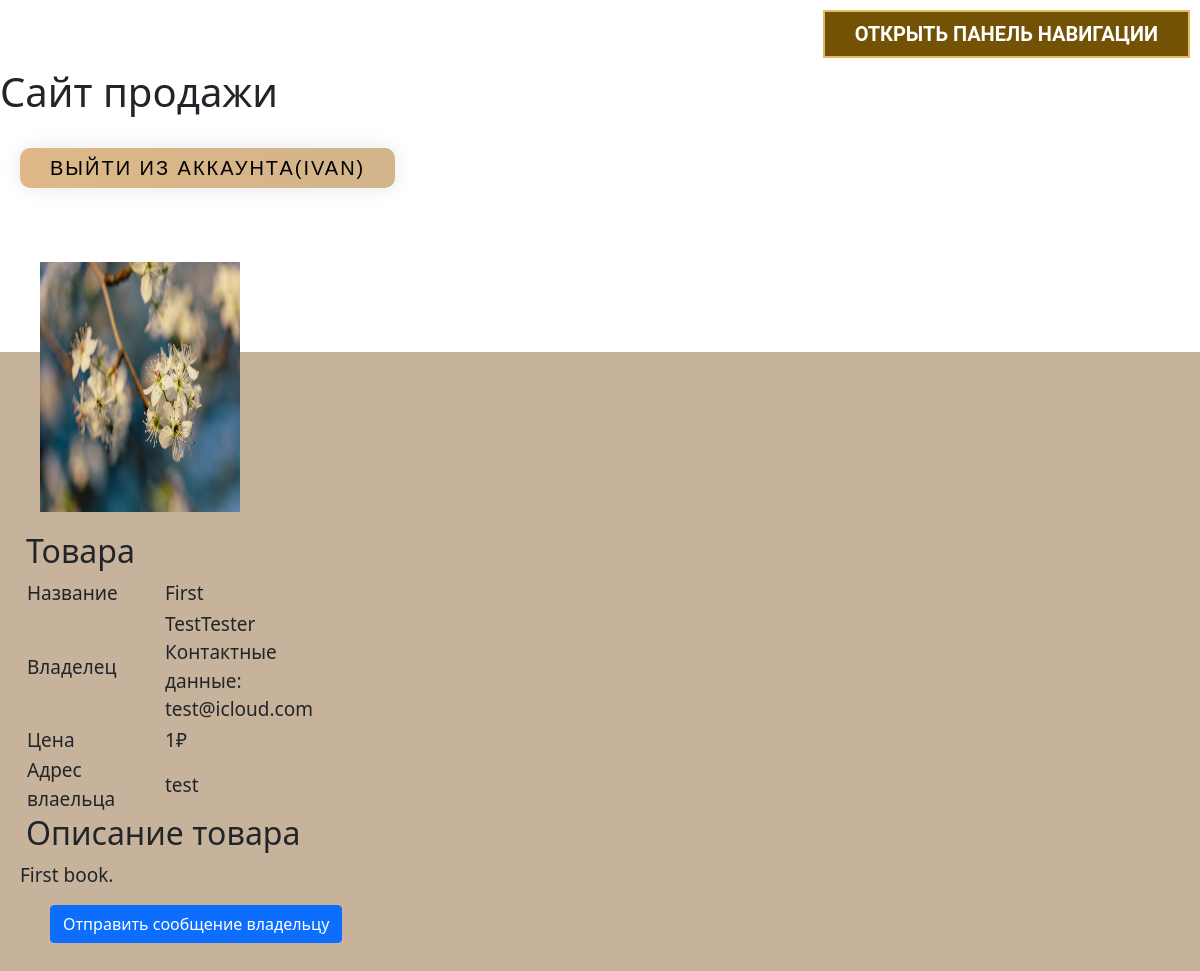
The page /product_description/3 (signed in) on the database its author committed.
### data/users.py (models this page shows, shortened)
class User(SqlAlchemyBase, UserMixin, SerializerMixin):
    __tablename__ = "users"
    id = sqlalchemy.Column(sqlalchemy.Integer, primary_key=True, autoincrement=True)
    surname = sqlalchemy.Column(sqlalchemy.String, nullable=True)
    name = sqlalchemy.Column(sqlalchemy.String, nullable=True)
    address = sqlalchemy.Column(sqlalchemy.String, nullable=True)
    balance = sqlalchemy.Column(sqlalchemy.Integer, nullable=True)
    email = sqlalchemy.Column(sqlalchemy.String, nullable=True, unique=True, index=True)
    password_hash = sqlalchemy.Column(sqlalchemy.String, nullable=True)

### data/products.py (models this page shows)
class Products(SqlAlchemyBase, SerializerMixin):
    __tablename__ = "products"
    id = sqlalchemy.Column(sqlalchemy.Integer, primary_key=True, autoincrement=True)
    name = sqlalchemy.Column(sqlalchemy.String, nullable=True)
    price = sqlalchemy.Column(sqlalchemy.Integer, nullable=True)
    description = sqlalchemy.Column(sqlalchemy.String, nullable=True)
    image = sqlalchemy.Column(sqlalchemy.String, nullable=True)
    categories = sqlalchemy.Column(sqlalchemy.String, sqlalchemy.ForeignKey('categories.id'), nullable=True)
    owner = sqlalchemy.Column(sqlalchemy.Integer, sqlalchemy.ForeignKey('users.id'), nullable=True)
    notification = sqlalchemy.Column(sqlalchemy.Boolean, nullable=True, default=False)

### main.py (the view, shortened to what this page needs)
@app.route('/product_description/<int:product_id>')
@login_required
def product_description(product_id):
    note = False
    form = notForm()
    dbs = db_session.create_session()
    el = dbs.query(Products).filter(Products.id == product_id).first()
    product_data = (el.id , el.name , el.price , el.description , el.image , el.categories , el.owner)
    user = dbs.query(User).filter(User.id == el.owner).first()
    address = user.address
    owner = user.name + user.surname + '' + "\nКонтактные данные: " + user.email
    if current_user.id != el.owner:
        f = True
    else:
        f = False
    return render_template("product_description.html" , data=product_data , owner=owner , note=note ,
                           address=address , f=f , form=form)

### main.py
class notForm(FlaskForm):
    submit = SubmitField('Отправить сообщение владельцу')

### data/db_session.py (called while the page is built)
def create_session() -> Session:
    global __factory
    return __factory()

### main.py (called while the page is built)
@login_manager.user_loader
def load_user(user_id):
    db_sess = db_session.create_session()
    return db_sess.query(User).get(user_id)

### templates/product_description.html
{% extends "base.html" %}
{% block content %}
<div id="product_description">
    <img src="{{url_for('static', filename='uploads/'+data[4]) }}" id="product_descriptionImage"/>
		<h2>Товара</h2>
		<table id="descriptionTable">
			<tr>
				<td>Название</td>
				<td>{{data[1]}}</td>
			</tr>
            <tr>
				<td>Владелец</td>
				<td>{{owner}}</td>
			</tr>
			<tr>
				<td>Цена</td>
				<td>{{data[2]}}₽</td>
			</tr>
			<tr>
				<td>Адрес влаельца</td>
				<td>{{address}}</td>
			</tr>
		</table>
		<h2>Описание товара</h2>
		<p>{{data[3]}}</p>
	{% if f == True %}
		<p class="forms"><a href = '/all_products'> {{ form.submit(type="submit", class="btn btn-primary") }}</a></p>
	{% endif %}
	</div>
{% endblock %}

### templates/base.html (shortened to what this page needs)
<!DOCTYPE html>
<html lang="en">
<head>
    <link rel="stylesheet"
          href="https://cdn.jsdelivr.net/npm/bootstrap@5.0.0-beta1/dist/css/bootstrap.min.css"
>
    <link rel="stylesheet" type="text/css" href="{{ url_for('static', filename='style/style.css') }}"/>
</head>
<body>
<div class="side-button-1-wr">
    <label class="side-button-1" for="side-checkbox">
        <div class="side-b side-open">Открыть панель навигации</div>
    </label>
</div>
<h1>Сайт продажи</h1>
<br>
<nav><a>
    {% if current_user.is_authenticated %}
    <a class="navbar-brand" href="/logout">выйти из аккаунта({{ current_user.name }})</a>
    {% else %}
    <a>
        <a class="btn btn-primary " href="/register">Зарегистрироваться</a>
        <a class="btn btn-success" href="/login">Войти</a>
    </a>
    {% endif %}
</a></nav>
<br>
{% block content %}{% endblock content %}
</body>
</html>

### static/style/style.css (style rules this page uses)
h2, .buttons, table { margin-left: 2%; margin-right: 2%; }
.forms { margin-left: 10%; margin-right: 10%; }
html, body, .intro { height: 60%; }
#product_description { margin-left: 20px; margin-right: 20px; margin-top: 20px; margin-bottom: 20px; display: inline-block; font-size: 19px; }
#descriptionTable td { width: 150px; }
#product_descriptionImage { height: 250px; width: 200px; margin-left: 20px; margin-right: 20px; margin-top: 20px; margin-bottom: 20px; display: inline-block; float: left; }

### templates/base.html (style rules this page uses)
.side-button-1-wr { text-align: right; }
.side-button-1 { display: inline-block; }
.side-button-1 .side-b { margin: 10px; text-decoration: none; position: relative; font-size: 20px; line-height: 20px; padding: 12px 30px; color: #FFF; font-weight: bold; text-transform: uppercase; font-family: 'Roboto', Тahoma, sans-serif; background: #735206; cursor: pointer; border: 2px solid #E2BC65; }
.side-button-1 .side-b:after, .side-button-1 .side-b:before { position: absolute; height: 4px; left: 50%; bottom: -6px; content: ""; transition: all 280ms ease-in-out; width: 0; }
html { background-color: #c7b39b; }
body { background-color: #c7b39b; }
.navbar-brand { text-decoration: none; display: inline-block; color: black; padding: 20px 30px; margin: 10px 20px; border-radius: 10px; font-family: 'Montserrat', sans-serif; text-transform: uppercase; letter-spacing: 2px; background-image: linear-gradient(to right, #DEB887 0%, #D2B48C 51%, #CD853F 100%); background-size: 200% auto; box-shadow: 0 0 20px rgba(0, 0, 0, .1); transition: .5s; margin-top:0%; }

### rows shown on the page
User: name "IVAN"
Products: image (picture), name "First", price "1", description "First book."
User: address "test"

### other values the page prints
{{ owner }} "TestTester Контактные данные: test@icloud.com"
